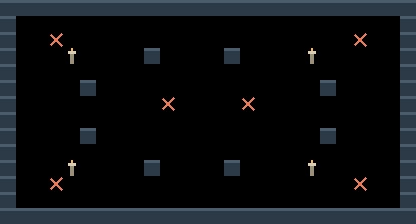

This is a level from a 2D game, rendered from its Tiled map with the project's own tilesets. A one-line summary and the complete map file follow:
An orthogonal 26x14 tile map with 16x16 px tiles, 2 tile layers (terreno, marcadores).

<map version="1.10" tiledversion="1.11.0" orientation="orthogonal" renderorder="right-down" width="26" height="14" tilewidth="16" tileheight="16" infinite="0" nextlayerid="3" nextobjectid="1">
 <properties>
  <property name="tipo" value="cat_combate" />
  <property name="nombre" value="claustro" />
 </properties>
 <tileset firstgid="1" source="muelle.tsx" />
 <layer id="1" name="terreno" width="26" height="14">
  <data encoding="csv">
1,1,1,1,1,1,1,1,1,1,1,1,1,1,1,1,1,1,1,1,1,1,1,1,1,1,
1,0,0,0,0,0,0,0,0,0,0,0,0,0,0,0,0,0,0,0,0,0,0,0,0,1,
1,0,0,0,0,0,0,0,0,0,0,0,0,0,0,0,0,0,0,0,0,0,0,0,0,1,
1,0,0,0,6,0,0,0,0,1,0,0,0,0,1,0,0,0,0,6,0,0,0,0,0,1,
1,0,0,0,0,0,0,0,0,0,0,0,0,0,0,0,0,0,0,0,0,0,0,0,0,1,
1,0,0,0,0,1,0,0,0,0,0,0,0,0,0,0,0,0,0,0,1,0,0,0,0,1,
1,0,0,0,0,0,0,0,0,0,0,0,0,0,0,0,0,0,0,0,0,0,0,0,0,1,
1,0,0,0,0,0,0,0,0,0,0,0,0,0,0,0,0,0,0,0,0,0,0,0,0,1,
1,0,0,0,0,1,0,0,0,0,0,0,0,0,0,0,0,0,0,0,1,0,0,0,0,1,
1,0,0,0,0,0,0,0,0,0,0,0,0,0,0,0,0,0,0,0,0,0,0,0,0,1,
1,0,0,0,6,0,0,0,0,1,0,0,0,0,1,0,0,0,0,6,0,0,0,0,0,1,
1,0,0,0,0,0,0,0,0,0,0,0,0,0,0,0,0,0,0,0,0,0,0,0,0,1,
1,0,0,0,0,0,0,0,0,0,0,0,0,0,0,0,0,0,0,0,0,0,0,0,0,1,
1,1,1,1,1,1,1,1,1,1,1,1,1,1,1,1,1,1,1,1,1,1,1,1,1,1
</data>
 </layer>
 <layer id="2" name="marcadores" width="26" height="14">
  <data encoding="csv">
0,0,0,0,0,0,0,0,0,0,0,0,0,0,0,0,0,0,0,0,0,0,0,0,0,0,
0,0,0,0,0,0,0,0,0,0,0,0,0,0,0,0,0,0,0,0,0,0,0,0,0,0,
0,0,0,3,0,0,0,0,0,0,0,0,0,0,0,0,0,0,0,0,0,0,3,0,0,0,
0,0,0,0,0,0,0,0,0,0,0,0,0,0,0,0,0,0,0,0,0,0,0,0,0,0,
0,0,0,0,0,0,0,0,0,0,0,0,0,0,0,0,0,0,0,0,0,0,0,0,0,0,
0,0,0,0,0,0,0,0,0,0,0,0,0,0,0,0,0,0,0,0,0,0,0,0,0,0,
0,0,0,0,0,0,0,0,0,0,3,0,0,0,0,3,0,0,0,0,0,0,0,0,0,0,
0,0,0,0,0,0,0,0,0,0,0,0,0,0,0,0,0,0,0,0,0,0,0,0,0,0,
0,0,0,0,0,0,0,0,0,0,0,0,0,0,0,0,0,0,0,0,0,0,0,0,0,0,
0,0,0,0,0,0,0,0,0,0,0,0,0,0,0,0,0,0,0,0,0,0,0,0,0,0,
0,0,0,0,0,0,0,0,0,0,0,0,0,0,0,0,0,0,0,0,0,0,0,0,0,0,
0,0,0,3,0,0,0,0,0,0,0,0,0,0,0,0,0,0,0,0,0,0,3,0,0,0,
0,0,0,0,0,0,0,0,0,0,0,0,0,0,0,0,0,0,0,0,0,0,0,0,0,0,
0,0,0,0,0,0,0,0,0,0,0,0,0,0,0,0,0,0,0,0,0,0,0,0,0,0
</data>
 </layer>
</map>
